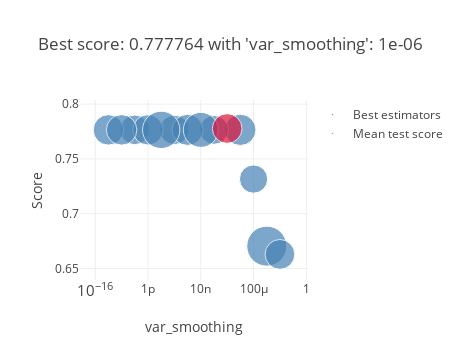

The notebook cell saved with this chart:
### Markdown cell above
### After attribute selection

### Code cell
selector=SelectKBest(score_func=chi2,k=4)

# Entrainnement de la méthode
selector_fitted=selector.fit(X,y)

# Récuperation des variables sélectionnées
columns=X.columns[selector.get_support()]

grid_gnb=GridSearchCV(GNB, parameters, cv=5, verbose=1, n_jobs=-1)

grid_gnb.fit(X_train[columns], y_train)

plot_grid_search(grid_gnb)
table_grid_search(grid_gnb)

y_predict=grid_gnb.predict(X_valid[columns])

print(classification_report(y_valid,y_predict))

### Figure 1 — Plotly figure (JSON) as saved in the notebook; plotly's stock layout.template omitted (floating-point values rounded to 4 significant figures)
{"data": [{"marker": {"color": "SteelBlue", "size": [0.0007968, 0.0006837, 0.0007088, 0.000716, 0.0007533, 0.0007568, 0.0007597, 0.0007906, 0.0009988, 0.00114, 0.0006516, 0.001308, 0.0007251], "sizemin": 4, "sizemode": "area", "sizeref": 1.635e-06}, "mode": "markers", "name": "Mean test score", "showlegend": true, "text": ["'var_smoothing': 1e-05", "'var_smoothing': 1e-07", "'var_smoothing': 1e-10", "'var_smoothing': 1e-13", "'var_smoothing': 1e-12", "'var_smoothing': 1e-15", "'var_smoothing': 1e-14", "'var_smoothing': 1e-09", "'var_smoothing': 1e-08", "'var_smoothing': 1e-11", "'var_smoothing': 0.0001", "'var_smoothing': 0.001", "'var_smoothing': 0.01"], "type": "scatter", "x": [1e-05, 1e-07, 1e-10, 1e-13, 1e-12, 1e-15, 1e-14, 1e-09, 1e-08, 1e-11, 0.0001, 0.001, 0.01], "xaxis": "x", "y": [0.7765, 0.7765, 0.7765, 0.7765, 0.7765, 0.7765, 0.7765, 0.7765, 0.7765, 0.7765, 0.7316, 0.6704, 0.6629], "yaxis": "y"}, {"marker": {"color": "Crimson", "size": [0.00072], "sizemin": 4, "sizemode": "area", "sizeref": 1.635e-06}, "mode": "markers", "name": "Best estimators", "showlegend": true, "text": ["{'var_smoothing': 1e-06}"], "type": "scatter", "x": [1e-06], "xaxis": "x", "y": [0.7778], "yaxis": "y"}], "layout": {"height": 360, "hovermode": "closest", "legend": {"traceorder": "reversed"}, "title": {"text": "Best score: 0.777764 with 'var_smoothing': 1e-06"}, "width": 460, "xaxis": {"anchor": "y", "domain": [0, 1], "title": {"text": "var_smoothing"}, "type": "log"}, "yaxis": {"anchor": "x", "domain": [0, 1], "title": {"text": "Score"}}}}
